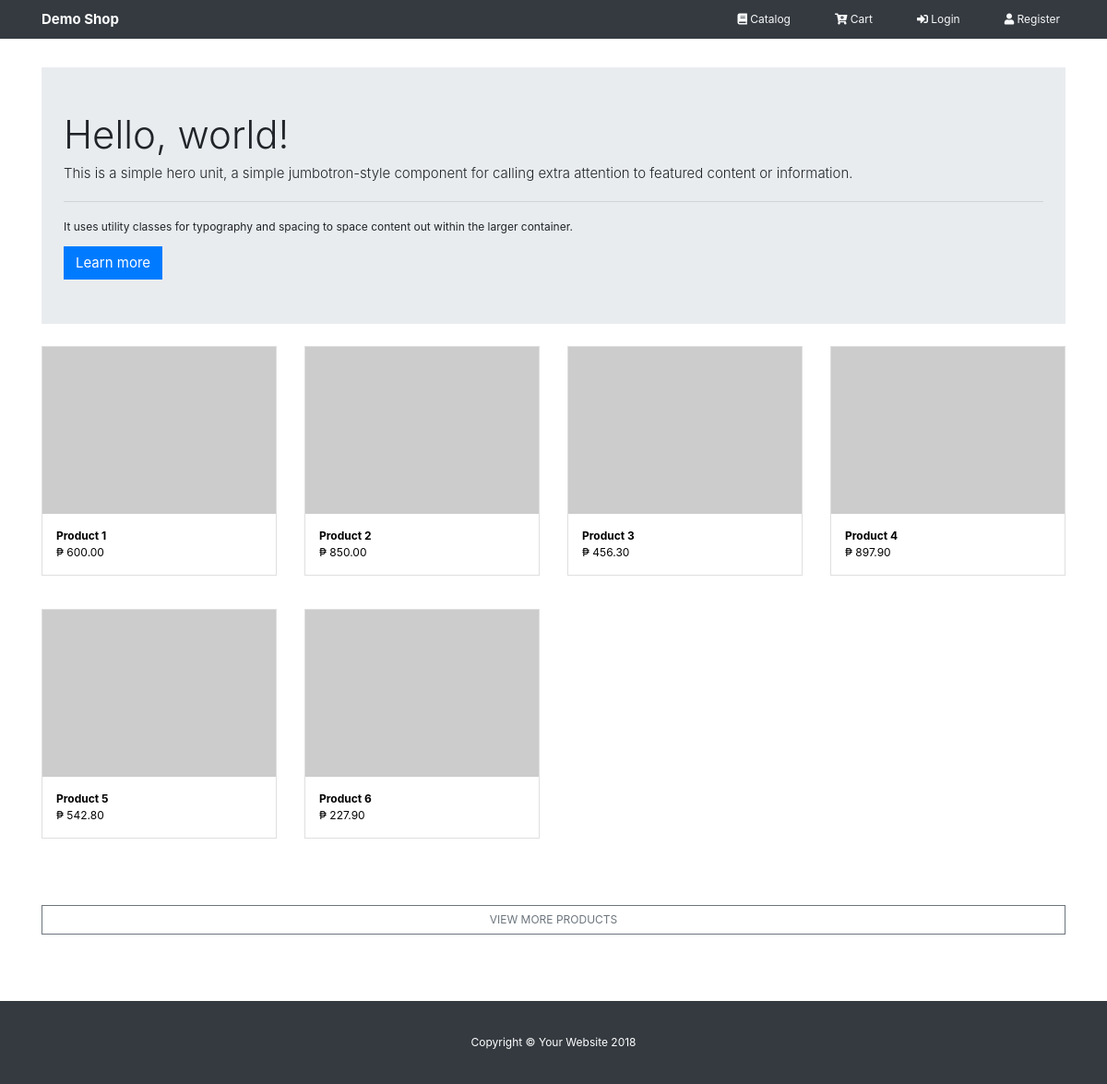
The page /app/views/index.php on the database its author committed.
### tables this page shows
CREATE TABLE `tbl_items` (
  `id` int(11) NOT NULL,
  `name` varchar(255) NOT NULL,
  `price` decimal(18,2) NOT NULL,
  `description` varchar(255) NOT NULL,
  `img_path` varchar(255) NOT NULL,
  `category_id` int(11) DEFAULT NULL,
  `stocks` int(11) NOT NULL
);

### app/views/index.php (the view, shortened to what this page needs)
<?php include_once "../partials/header.php";?>
<?php require_once "../controllers/connect.php";?>
    <div class="container">
        <div class="jumbotron">
          <h1 class="display-4">Hello, world!</h1>
          <p class="lead">This is a simple hero unit, a simple jumbotron-style component for calling extra attention to featured content or information.</p>
          <hr class="my-4">
          <p>It uses utility classes for typography and spacing to space content out within the larger container.</p>
          <a class="btn btn-primary btn-lg" href="#" role="button">Learn more</a>
        </div>
    </div>
    <div class="container">
      <div class="row">
      <?php
        $sql = " SELECT * FROM tbl_items LIMIT 12 ";
        $result = mysqli_query($conn,$sql);
        if(mysqli_num_rows($result) > 0){
          while($row = mysqli_fetch_assoc($result)){
            $id = $row['id'];
            $name = $row['name'];
            $price = $row['price'];
            $item_img = $row['img_path'];
        ?>
        <div class="col-lg-3 col-md-4 col-sm-6 mb-5">
          <a href="product.php?id=<?= $id ?>">
            <div class = 'card h-700'>
              <img class='card-img-top' src="<?= $item_img ?>" >
              <div class="card-body">
                <div class='font-weight-bold'>
                  <?= $name ?>
                </div>
                <div>&#8369; <?= $price ?> </div>
              </div>
            </div>
          </a>
        </div>
      <?php }} ?>
      </div>
      <a href="catalog2.php" class="btn btn-outline-secondary btn-block py-2 mt-5">VIEW MORE PRODUCTS</a>
    </div>
<?php include_once "../partials/footer.php";?>

### app/assets/css/style.css (style rules this page uses)
* { border-radius: 0 !important; -webkit-border-radius: 0 !important; -moz-border-radius: 0 !important; border-radius: 0 !important; }
html { font-size: 12px; }
h1 { font-size: 1.8rem; }
a { color: black; text-decoration: none !important; cursor: pointer; }

### rows shown on the page
tbl_items: name "Product 1", price "600.00"
tbl_items: name "Product 2", price "850.00"
tbl_items: name "Product 3", price "456.30"
tbl_items: name "Product 4", price "897.90"
tbl_items: name "Product 5", price "542.80"
tbl_items: name "Product 6", price "227.90"
